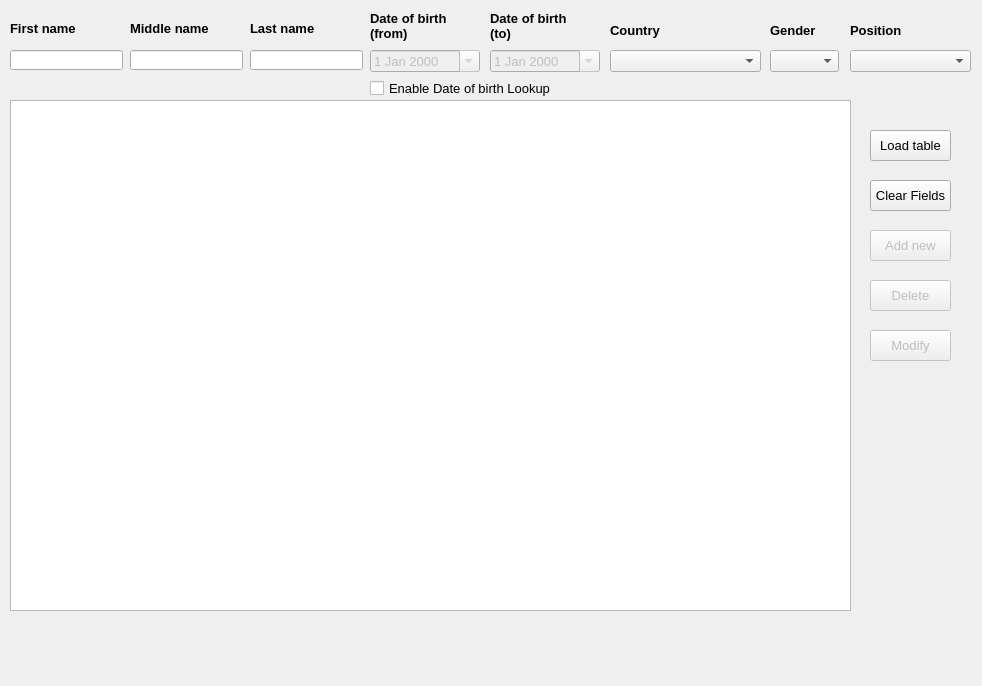
<?xml version="1.0" encoding="UTF-8"?>
<ui version="4.0">
 <class>CastMembersForm</class>
 <widget class="QMainWindow" name="CastMembersForm">
  <property name="geometry">
   <rect>
    <x>0</x>
    <y>0</y>
    <width>982</width>
    <height>686</height>
   </rect>
  </property>
  <property name="font">
   <font>
    <pointsize>10</pointsize>
   </font>
  </property>
  <property name="windowTitle">
   <string>Cast members</string>
  </property>
  <property name="windowIcon">
   <iconset resource="MyResources.qrc">
    <normaloff>:/Images/cast member pic.png</normaloff>:/Images/cast member pic.png</iconset>
  </property>
  <widget class="QWidget" name="centralwidget">
   <widget class="QTableView" name="tvwTable">
    <property name="geometry">
     <rect>
      <x>10</x>
      <y>100</y>
      <width>841</width>
      <height>511</height>
     </rect>
    </property>
   </widget>
   <widget class="QPushButton" name="pbtAddNew">
    <property name="enabled">
     <bool>false</bool>
    </property>
    <property name="geometry">
     <rect>
      <x>870</x>
      <y>230</y>
      <width>81</width>
      <height>31</height>
     </rect>
    </property>
    <property name="text">
     <string>Add new</string>
    </property>
   </widget>
   <widget class="QPushButton" name="pbtModify">
    <property name="enabled">
     <bool>false</bool>
    </property>
    <property name="geometry">
     <rect>
      <x>870</x>
      <y>330</y>
      <width>81</width>
      <height>31</height>
     </rect>
    </property>
    <property name="text">
     <string>Modify</string>
    </property>
   </widget>
   <widget class="QPushButton" name="pbtLoadTable">
    <property name="geometry">
     <rect>
      <x>870</x>
      <y>130</y>
      <width>81</width>
      <height>31</height>
     </rect>
    </property>
    <property name="text">
     <string>Load table</string>
    </property>
   </widget>
   <widget class="QPushButton" name="pbtDelete">
    <property name="enabled">
     <bool>false</bool>
    </property>
    <property name="geometry">
     <rect>
      <x>870</x>
      <y>280</y>
      <width>81</width>
      <height>31</height>
     </rect>
    </property>
    <property name="text">
     <string>Delete</string>
    </property>
   </widget>
   <widget class="QLabel" name="label">
    <property name="geometry">
     <rect>
      <x>10</x>
      <y>20</y>
      <width>81</width>
      <height>16</height>
     </rect>
    </property>
    <property name="font">
     <font>
      <pointsize>10</pointsize>
      <weight>75</weight>
      <bold>true</bold>
     </font>
    </property>
    <property name="text">
     <string>First name</string>
    </property>
    <property name="wordWrap">
     <bool>true</bool>
    </property>
   </widget>
   <widget class="QLabel" name="label_2">
    <property name="geometry">
     <rect>
      <x>130</x>
      <y>20</y>
      <width>91</width>
      <height>16</height>
     </rect>
    </property>
    <property name="font">
     <font>
      <pointsize>10</pointsize>
      <weight>75</weight>
      <bold>true</bold>
     </font>
    </property>
    <property name="text">
     <string>Middle name</string>
    </property>
    <property name="wordWrap">
     <bool>true</bool>
    </property>
   </widget>
   <widget class="QLabel" name="label_3">
    <property name="geometry">
     <rect>
      <x>250</x>
      <y>20</y>
      <width>81</width>
      <height>16</height>
     </rect>
    </property>
    <property name="font">
     <font>
      <pointsize>10</pointsize>
      <weight>75</weight>
      <bold>true</bold>
     </font>
    </property>
    <property name="text">
     <string>Last name</string>
    </property>
    <property name="wordWrap">
     <bool>true</bool>
    </property>
   </widget>
   <widget class="QLabel" name="label_4">
    <property name="geometry">
     <rect>
      <x>370</x>
      <y>10</y>
      <width>101</width>
      <height>31</height>
     </rect>
    </property>
    <property name="font">
     <font>
      <pointsize>10</pointsize>
      <weight>75</weight>
      <bold>true</bold>
     </font>
    </property>
    <property name="text">
     <string>Date of birth (from)</string>
    </property>
    <property name="wordWrap">
     <bool>true</bool>
    </property>
   </widget>
   <widget class="QLabel" name="label_5">
    <property name="geometry">
     <rect>
      <x>490</x>
      <y>10</y>
      <width>101</width>
      <height>31</height>
     </rect>
    </property>
    <property name="font">
     <font>
      <pointsize>10</pointsize>
      <weight>75</weight>
      <bold>true</bold>
     </font>
    </property>
    <property name="text">
     <string>Date of birth (to)</string>
    </property>
    <property name="wordWrap">
     <bool>true</bool>
    </property>
   </widget>
   <widget class="QLabel" name="label_6">
    <property name="geometry">
     <rect>
      <x>610</x>
      <y>20</y>
      <width>71</width>
      <height>21</height>
     </rect>
    </property>
    <property name="font">
     <font>
      <pointsize>10</pointsize>
      <weight>75</weight>
      <bold>true</bold>
     </font>
    </property>
    <property name="text">
     <string>Country</string>
    </property>
    <property name="wordWrap">
     <bool>true</bool>
    </property>
   </widget>
   <widget class="QLabel" name="label_7">
    <property name="geometry">
     <rect>
      <x>770</x>
      <y>20</y>
      <width>61</width>
      <height>21</height>
     </rect>
    </property>
    <property name="font">
     <font>
      <pointsize>10</pointsize>
      <weight>75</weight>
      <bold>true</bold>
     </font>
    </property>
    <property name="text">
     <string>Gender</string>
    </property>
    <property name="wordWrap">
     <bool>true</bool>
    </property>
   </widget>
   <widget class="QLabel" name="label_8">
    <property name="geometry">
     <rect>
      <x>850</x>
      <y>20</y>
      <width>101</width>
      <height>21</height>
     </rect>
    </property>
    <property name="font">
     <font>
      <pointsize>10</pointsize>
      <weight>75</weight>
      <bold>true</bold>
     </font>
    </property>
    <property name="text">
     <string>Position</string>
    </property>
    <property name="wordWrap">
     <bool>true</bool>
    </property>
   </widget>
   <widget class="QLineEdit" name="ledFirstName">
    <property name="geometry">
     <rect>
      <x>10</x>
      <y>50</y>
      <width>113</width>
      <height>20</height>
     </rect>
    </property>
    <property name="text">
     <string/>
    </property>
   </widget>
   <widget class="QLineEdit" name="ledMiddleName">
    <property name="geometry">
     <rect>
      <x>130</x>
      <y>50</y>
      <width>113</width>
      <height>20</height>
     </rect>
    </property>
    <property name="text">
     <string/>
    </property>
   </widget>
   <widget class="QLineEdit" name="ledLastName">
    <property name="geometry">
     <rect>
      <x>250</x>
      <y>50</y>
      <width>113</width>
      <height>20</height>
     </rect>
    </property>
    <property name="text">
     <string/>
    </property>
   </widget>
   <widget class="QDateEdit" name="dedDOBFrom">
    <property name="enabled">
     <bool>false</bool>
    </property>
    <property name="geometry">
     <rect>
      <x>370</x>
      <y>50</y>
      <width>110</width>
      <height>22</height>
     </rect>
    </property>
    <property name="calendarPopup">
     <bool>true</bool>
    </property>
   </widget>
   <widget class="QDateEdit" name="dedDOBTo">
    <property name="enabled">
     <bool>false</bool>
    </property>
    <property name="geometry">
     <rect>
      <x>490</x>
      <y>50</y>
      <width>110</width>
      <height>22</height>
     </rect>
    </property>
    <property name="calendarPopup">
     <bool>true</bool>
    </property>
   </widget>
   <widget class="QComboBox" name="cbxPosition">
    <property name="geometry">
     <rect>
      <x>850</x>
      <y>50</y>
      <width>121</width>
      <height>22</height>
     </rect>
    </property>
   </widget>
   <widget class="QCheckBox" name="chkDOB">
    <property name="geometry">
     <rect>
      <x>370</x>
      <y>80</y>
      <width>181</width>
      <height>17</height>
     </rect>
    </property>
    <property name="text">
     <string>Enable Date of birth Lookup</string>
    </property>
   </widget>
   <widget class="QPushButton" name="pbtClearFields">
    <property name="enabled">
     <bool>true</bool>
    </property>
    <property name="geometry">
     <rect>
      <x>870</x>
      <y>180</y>
      <width>81</width>
      <height>31</height>
     </rect>
    </property>
    <property name="text">
     <string>Clear Fields</string>
    </property>
   </widget>
   <widget class="QComboBox" name="cbxGender">
    <property name="geometry">
     <rect>
      <x>770</x>
      <y>50</y>
      <width>69</width>
      <height>22</height>
     </rect>
    </property>
   </widget>
   <widget class="QComboBox" name="cbxCountry">
    <property name="geometry">
     <rect>
      <x>610</x>
      <y>50</y>
      <width>151</width>
      <height>22</height>
     </rect>
    </property>
   </widget>
  </widget>
  <widget class="QMenuBar" name="menubar">
   <property name="geometry">
    <rect>
     <x>0</x>
     <y>0</y>
     <width>982</width>
     <height>21</height>
    </rect>
   </property>
  </widget>
  <widget class="QStatusBar" name="statusbar">
   <property name="sizeGripEnabled">
    <bool>false</bool>
   </property>
  </widget>
 </widget>
 <resources>
  <include location="MyResources.qrc"/>
 </resources>
 <connections/>
</ui>
